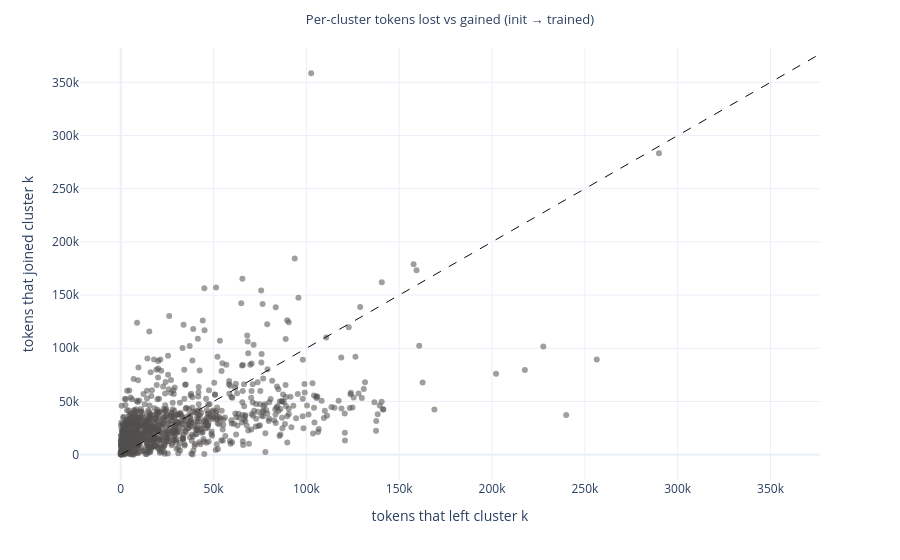
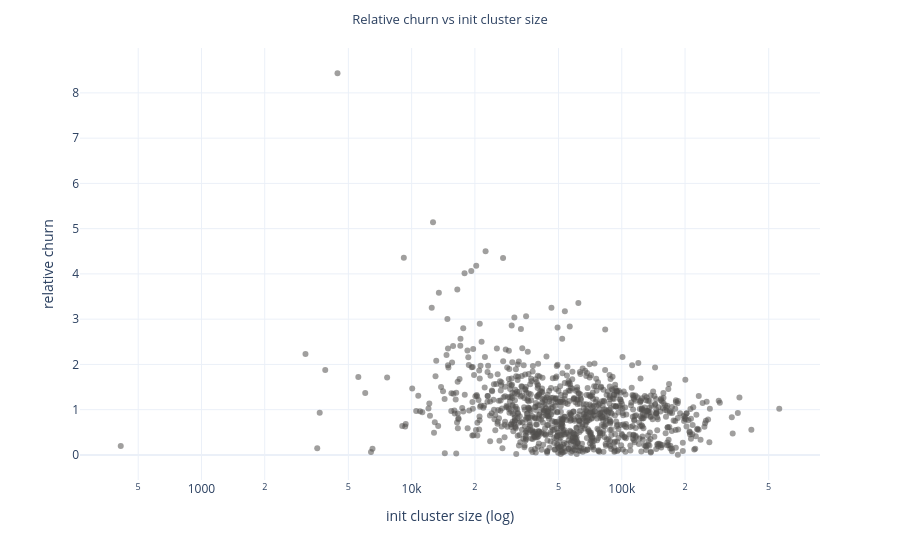

Source (notebook cell) for these figures, in order:
### Markdown cell above
### 4.1 Leavers vs Joiners

Each point is a cluster: x = tokens it lost, y = tokens it gained. Points on
the diagonal exchanged members without changing size; far off-diagonal points
were substantially grown or drained by training.

### Code cell
if px is not None:
    fig = px.scatter(
        per_cluster,
        x="left",
        y="joined",
        hover_data=["cluster", "km_size", "mfa_size", "churn", "net_delta"],
        title="Per-cluster tokens lost vs gained (init → trained)",
        color_discrete_sequence=[COLOR_NEUTRAL],
        template=PLOT_TEMPLATE,
        opacity=0.55,
    )
    lim = float(max(per_cluster["left"].max(), per_cluster["joined"].max())) * 1.05
    fig.add_shape(type="line", x0=0, y0=0, x1=lim, y1=lim,
                  line=dict(color="#0b0b0b", dash="dash", width=1))
    fig.update_layout(xaxis_title="tokens that left cluster k", yaxis_title="tokens that joined cluster k")
    save_fig(fig, "left_vs_joined")
    fig.show()

    fig = px.scatter(
        per_cluster,
        x="km_size",
        y="rel_churn",
        log_x=True,
        hover_data=["cluster", "mfa_size", "churn", "net_delta"],
        title="Relative churn vs init cluster size",
        color_discrete_sequence=[COLOR_NEUTRAL],
        template=PLOT_TEMPLATE,
        opacity=0.55,
    )
    fig.update_layout(xaxis_title="init cluster size (log)", yaxis_title="relative churn")
    save_fig(fig, "rel_churn_vs_size")
    fig.show()

### Figure 1 — Plotly figure (JSON) as saved in the notebook; plotly's stock layout.template omitted (floating-point values rounded to 4 significant figures; data arrays with more than 128 entries replaced by an {"elided": "..."} marker saying what was removed)
{"data": [{"customdata": {"elided": "1000x5 int values"}, "hovertemplate": "left=%{x}<br>joined=%{y}<br>cluster=%{customdata[0]}<br>km_size=%{customdata[1]}<br>mfa_size=%{customdata[2]}<br>churn=%{customdata[3]}<br>net_delta=%{customdata[4]}<extra></extra>", "legendgroup": "", "marker": {"color": "#52514e", "opacity": 0.55, "symbol": "circle"}, "mode": "markers", "name": "", "orientation": "v", "showlegend": false, "type": "scatter", "x": {"elided": "1000 int values"}, "xaxis": "x", "y": {"elided": "1000 int values"}, "yaxis": "y"}], "layout": {"legend": {"tracegroupgap": 0}, "margin": {"t": 48}, "shapes": [{"line": {"color": "#0b0b0b", "dash": "dash", "width": 1}, "type": "line", "x0": 0, "x1": 376400.0, "y0": 0, "y1": 376400.0}], "title": {"font": {"size": 13}, "text": "Per-cluster tokens lost vs gained (init → trained)", "x": 0.5}, "xaxis": {"anchor": "y", "domain": [0.0, 1.0], "title": {"text": "tokens that left cluster k"}}, "yaxis": {"anchor": "x", "domain": [0.0, 1.0], "title": {"text": "tokens that joined cluster k"}}}}

### Figure 2 — Plotly figure (JSON) as saved in the notebook; plotly's stock layout.template omitted (floating-point values rounded to 4 significant figures; data arrays with more than 128 entries replaced by an {"elided": "..."} marker saying what was removed)
{"data": [{"customdata": {"elided": "1000x4 int values"}, "hovertemplate": "km_size=%{x}<br>rel_churn=%{y}<br>cluster=%{customdata[0]}<br>mfa_size=%{customdata[1]}<br>churn=%{customdata[2]}<br>net_delta=%{customdata[3]}<extra></extra>", "legendgroup": "", "marker": {"color": "#52514e", "opacity": 0.55, "symbol": "circle"}, "mode": "markers", "name": "", "orientation": "v", "showlegend": false, "type": "scatter", "x": {"elided": "1000 int values"}, "xaxis": "x", "y": {"elided": "1000 float values"}, "yaxis": "y"}], "layout": {"legend": {"tracegroupgap": 0}, "margin": {"t": 48}, "title": {"font": {"size": 13}, "text": "Relative churn vs init cluster size", "x": 0.5}, "xaxis": {"anchor": "y", "domain": [0.0, 1.0], "title": {"text": "init cluster size (log)"}, "type": "log"}, "yaxis": {"anchor": "x", "domain": [0.0, 1.0], "title": {"text": "relative churn"}}}}
